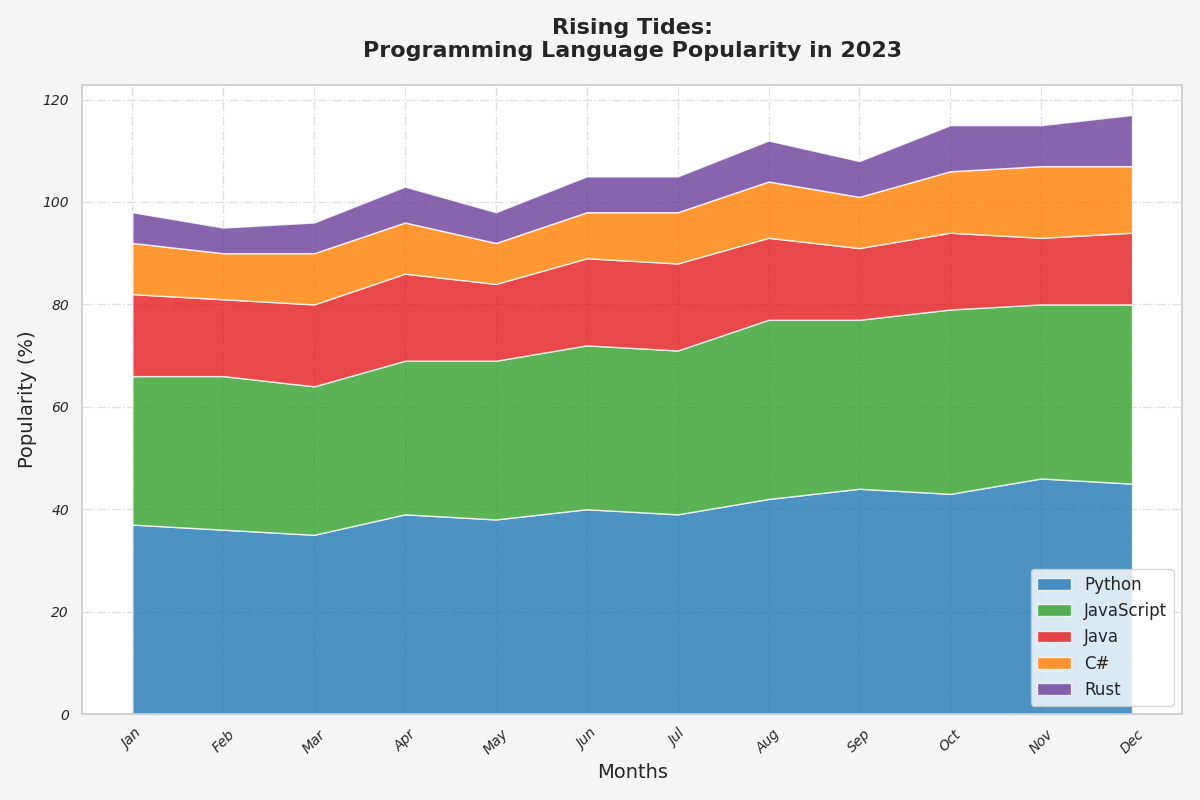

Write the Python code that produced this figure.
import matplotlib.pyplot as plt
import numpy as np

months = [
    'Jan', 'Feb', 'Mar', 'Apr', 'May', 'Jun', 
    'Jul', 'Aug', 'Sep', 'Oct', 'Nov', 'Dec'
]

# Manually shuffled popularity values while maintaining the same dimensional structure
python_popularity = np.array([37, 36, 35, 39, 38, 40, 39, 42, 44, 43, 46, 45])
javascript_popularity = np.array([29, 30, 29, 30, 31, 32, 32, 35, 33, 36, 34, 35])
java_popularity = np.array([16, 15, 16, 17, 15, 17, 17, 16, 14, 15, 13, 14])
csharp_popularity = np.array([10, 9, 10, 10, 8, 9, 10, 11, 10, 12, 14, 13])
rust_popularity = np.array([6, 5, 6, 7, 6, 7, 7, 8, 7, 9, 8, 10])

fig, ax = plt.subplots(figsize=(12, 8))

ax.stackplot(
    months, 
    python_popularity, 
    javascript_popularity, 
    java_popularity, 
    csharp_popularity, 
    rust_popularity, 
    labels=['Python', 'JavaScript', 'Java', 'C#', 'Rust'],
    colors=['#1f78b4', '#33a02c', '#e31a1c', '#ff7f00', '#6a3d9a'],
    alpha=0.8
)

ax.set_title("Rising Tides:\nProgramming Language Popularity in 2023", fontsize=16, fontweight='bold', pad=20)
ax.set_xlabel("Months", fontsize=14)
ax.set_ylabel("Popularity (%)", fontsize=14)

ax.grid(True, linestyle='-.', alpha=0.6)
ax.legend(loc='lower right', fontsize=12)
plt.xticks(rotation=45, fontsize=10, style='italic')
plt.yticks(fontsize=10, style='italic')
plt.tight_layout()

plt.gcf().set_facecolor('#f5f5f5')
plt.show()
